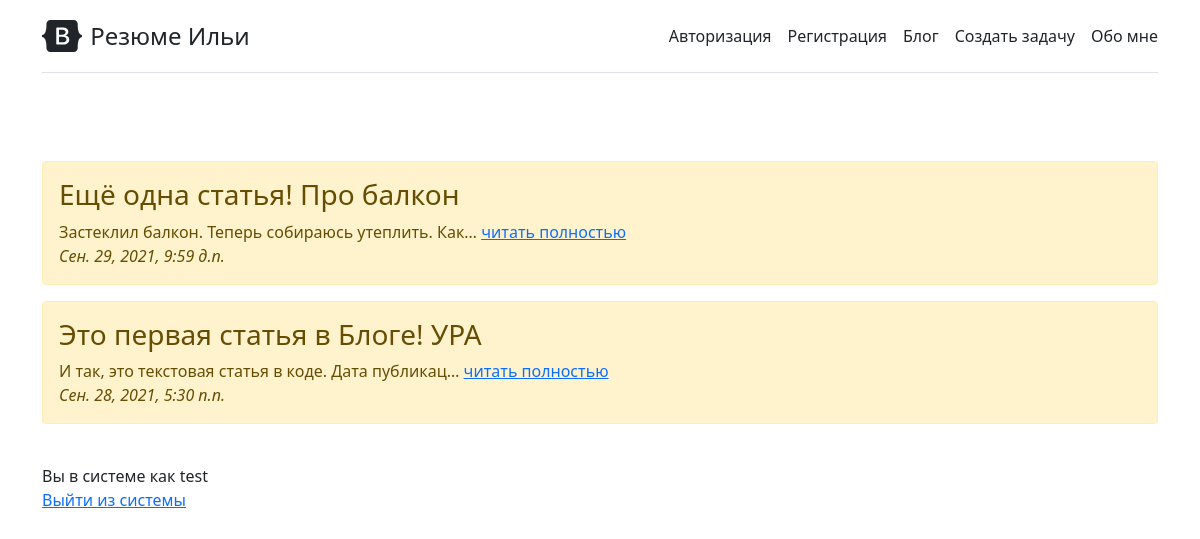
Page /blog/ (signed in) on the committed database.
### blog/models.py (models this page shows, shortened)
class Article(models.Model):
    title = models.CharField('Название статьи', max_length=200)
    text_article = models.TextField('Текст статьи')
    image = models.ImageField('Изображение статьи', name='image', default='default.jpg', upload_to='blog/image')
    pub_date = models.DateTimeField('Дата публикации', auto_now_add=timezone.now)
    class Meta:
        verbose_name = 'Статья'
        verbose_name_plural = 'Статьи'

### blog/views.py (the view)
# urls.py: path('', views.blog, name='blog'),
def blog(request):
    articles = Article.objects.order_by('-id')[:5]
    context = {'article': articles}
    return render(request, 'blog.html', context)

### templates/blog.html (shortened to what this page needs)
<!DOCTYPE html>
<html lang="en">
<head>
    <link rel="stylesheet" href="https://cdn.jsdelivr.net/npm/bootstrap@5.1.1/dist/css/bootstrap.min.css">
</head>
<body>
<div class="container py-3">
<header>
    <div class="d-flex flex-column flex-md-row align-items-center pb-3 mb-4 border-bottom">
      <a href="{% url 'main:index' %}" class="d-flex align-items-center text-dark text-decoration-none">
        <span class="fs-4">Резюме Ильи</span>
      </a>
      <nav class="d-inline-flex mt-2 mt-md-0 ms-md-auto">
        <a class="me-3 py-2 text-dark text-decoration-none" href="{% url 'users:auth' %}">Авторизация</a>
        <a class="me-3 py-2 text-dark text-decoration-none" href="{% url 'users:reg' %}">Регистрация</a>
        <a class="me-3 py-2 text-dark text-decoration-none" href="{% url 'blog:blog' %}">Блог</a>
        <a class="me-3 py-2 text-dark text-decoration-none" href="{% url 'main:create' %}">Создать задачу</a>
        <a class="py-2 text-dark text-decoration-none" href="{% url 'main:about' %}">Обо мне</a>
      </nav>
    </div>
    <div class="pricing-header p-3 pb-md-4 mx-auto text-center">
    </div>
  </header>
{% block article %}
    {% if article  %}
        {% for a in article %}
            <div class="alert alert-warning mt-2"><h3>{{ a.title }}</h3>
                {{ a.text_article|truncatechars:50 }} <a href="{% url 'blog:article' a.id %}">читать полностью</a>
                <br/> <i>{{ a.pub_date }}</i> </div>
        {% endfor %}
    {% endif %}
{% endblock %}
<p><br />
{% if user.username %}
Вы в системе как {{ user.username }}<br />
    <a href="{% url 'users:logout' %}">Выйти из системы</a>
{% endif %}
</p>
</div>
</body>
</html>

### rows in the picture
Article: title "Ещё одна статья! Про балкон", text_article "Застеклил балкон. Теперь собираюсь утеплить. Как…", pub_date "Сен. 29, 2021, 9:59 д.п."
Article: title "Это первая статья в Блоге! УРА", text_article "И так, это текстовая статья в коде. Дата публикац…", pub_date "Сен. 28, 2021, 5:30 п.п."

### other values in the picture
{{ user.username }} "test"
